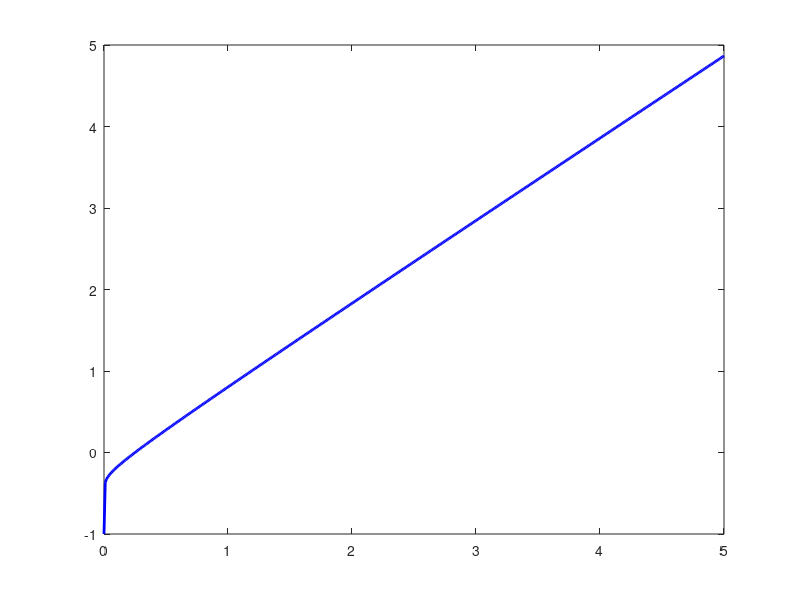

This chart was generated by the following MATLAB code: (Note: this script raises an error after producing the figure.)
%% MATH502: Numerical Methods - Assignment 1
% Problem 3: Diode DC Circuit Non-Linear Analysis (Bisection & Secant)
% Student: Mazen Altelbany (64-12371)
% German University in Cairo (GUC)

clear; clc; close all;

fprintf('Problem 3: Diode Circuit Root-Finding (Bisection and Secant)\n\n');

%% System Parameters
Is = 1.0e-12;           % Reverse saturation current [A]
n  = 1.5;               % Ideality factor
VT = 25.85e-3;          % Thermal voltage [V]
R  = 1.0e3;             % Circuit resistance [Ohm]
Vs = 1.0;               % DC supply voltage [V]
tol = 1.0e-4;           % Accuracy tolerance [A] (0.1 mA)

%% Part (a): Define the function f(I)
% From KVL: Vs = I*R + VD
% Shockley equation: I = Is*(exp(VD / (n*VT)) - 1) => VD = n*VT*ln(I/Is + 1)
% Non-linear function: f(I) = I*R + n*VT*ln(I/Is + 1) - Vs = 0
f = @(I) I .* R + n * VT .* log(I ./ Is + 1.0) - Vs;

fprintf('--- PART (a): Function f(I) Defined ---\n');
fprintf('  f(I) = I*R + n*VT*ln(I/Is + 1) - Vs = 0\n');
fprintf('  At lower bound I = 0 A:     f(0) = %.4f V\n', f(0));
fprintf('  At upper bound I = 5 mA:    f(5e-3) = %.4f V\n\n', f(5e-3));

%% Part (b) & (c): Root Finding using Bisection and Secant Methods
fprintf('--- PART (b) & (c): Root Finding Implementations ---\n');

% 1. BISECTION METHOD
fprintf('[1. Bisection Method Execution]:\n');
a = 0.0;
b = 5.0e-3;
iter_bis = 0;
max_iter = 100;

fprintf('%-5s %-14s %-14s %-14s %-14s %-14s\n', ...
        'Iter', 'a [mA]', 'b [mA]', 'c [mA]', '(b-a)/2 [A]', 'f(c) [V]');
fprintf('----------------------------------------------------------------------------------\n');

while (b - a)/2.0 > tol && iter_bis < max_iter
    iter_bis = iter_bis + 1;
    c = (a + b) / 2.0;
    fc = f(c);
    err_bound = (b - a) / 2.0;
    
    fprintf('%-5d %-14.4f %-14.4f %-14.4f %-14.4e %-14.4e\n', ...
            iter_bis, a*1e3, b*1e3, c*1e3, err_bound, fc);
    
    if f(a) * fc < 0
        b = c;
    else
        a = c;
    end
end
root_bis = (a + b) / 2.0;
fprintf('\nBisection Method Summary:\n');
fprintf('  Number of iterations needed: %d\n', iter_bis);
fprintf('  Final root estimate:         I = %.6e A (%.4f mA)\n', root_bis, root_bis*1e3);
fprintf('  Bracket after iter %d:        [%.4f, %.4f] mA\n', iter_bis, a*1e3, b*1e3);
fprintf('  Maximum error bound:         (b - a)/2 = %.4e A (< 1e-4 A)\n', (b-a)/2);
fprintf('  Note on 6th iteration:       If taken, bracket becomes [%.4f, %.4f] mA,\n', 0.234375, 0.3125);
fprintf('                               with midpoint I = %.4f mA and bound %.4e A.\n', (0.234375 + 0.3125)/2, (0.3125 - 0.234375)/2);
fprintf('  Function value at root:      f(I) = %.4e V\n\n', f(root_bis));

% 2. SECANT METHOD
fprintf('[2. Secant Method Execution]:\n');
x0 = 0.0;
x1 = 5.0e-3;
iter_sec = 0;

fprintf('%-5s %-14s %-14s %-14s %-14s\n', ...
        'Iter', 'x_{k-1} [mA]', 'x_k [mA]', '|x_k - x_{k-1}|', 'f(x_k) [V]');
fprintf('-------------------------------------------------------------------------\n');

while iter_sec < max_iter
    iter_sec = iter_sec + 1;
    f0 = f(x0);
    f1 = f(x1);
    
    % Secant update formula
    x2 = x1 - f1 * (x1 - x0) / (f1 - f0);
    diff_step = abs(x2 - x1);
    
    fprintf('%-5d %-14.4f %-14.4f %-14.4e %-14.4e\n', ...
            iter_sec, x1*1e3, x2*1e3, diff_step, f(x2));
    
    if diff_step < tol
        break;
    end
    x0 = x1;
    x1 = x2;
end
root_sec = x2;
fprintf('\nSecant Method Summary:\n');
fprintf('  Number of iterations needed: %d\n', iter_sec);
fprintf('  Final root estimate:         I = %.6e A (%.4f mA)\n', root_sec, root_sec*1e3);
fprintf('  Function value at root:      f(I) = %.4e V\n\n', f(root_sec));

% Verification with MATLAB built-in fzero
root_fzero = fzero(f, [0, 5e-3]);
fprintf('[MATLAB Built-in fzero Verification]:\n');
fprintf('  fzero Root: I = %.8e A (%.6f mA)\n', root_fzero, root_fzero*1e3);
fprintf('  f(root_fzero) = %.4e V\n\n', f(root_fzero));

%% Part (d): Plot f(I) over the interval [0, 5 mA]
figure('Name', 'Problem 3: Diode DC Circuit Root-Finding', 'Position', [150, 150, 700, 450]);
I_plot = linspace(0, 5e-3, 500);
f_plot = f(I_plot);

plot(I_plot * 1e3, f_plot, 'b-', 'LineWidth', 2.0); hold on;
yline(0, 'k--', 'LineWidth', 1.2);
plot(root_fzero * 1e3, 0, 'ro', 'MarkerSize', 8, 'MarkerFaceColor', 'r');
plot([a, b]*1e3, [f(a), f(b)], 'ks', 'MarkerSize', 6, 'MarkerFaceColor', 'y');

grid on;
xlabel('Current I [mA]', 'FontWeight', 'bold');
ylabel('Non-Linear Function f(I) [V]', 'FontWeight', 'bold');
title('Diode DC Circuit Root-Finding: f(I) vs. Current I', 'FontWeight', 'bold');
legend('f(I) = I\cdot R + n V_T ln(I/I_s + 1) - V_s', 'f(I) = 0 Axis', ...
       sprintf('Operating Root I* = %.4f mA', root_fzero*1e3), ...
       'Final Bisection Bracket [a, b]', 'Location', 'northwest');

fprintf('Problem 3 Complete.\n');
